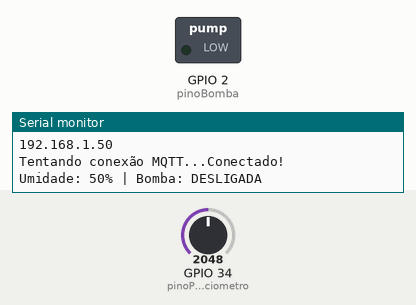
Bench run of a sketch on a simulated ESP32. On the bench: switched loads named in the sketch (green lamp = pin HIGH), the last lines printed to the serial monitor. The test bench sets the inputs (shaded band); at power-on: GPIO 34 (pinoPotenciometro) = 2048. WiFi joins after 1.5 s; servers stay silent unless stated; random numbers use the default seed unless the sketch sets one; no MQTT or app messages arrive unless stated.

Above: at 2.7 s.
2.8 s: GPIO 34 (pinoPotenciometro) set to 1282
5.5 s: GPIO 34 (pinoPotenciometro) set to 1197
At 6.0 s:
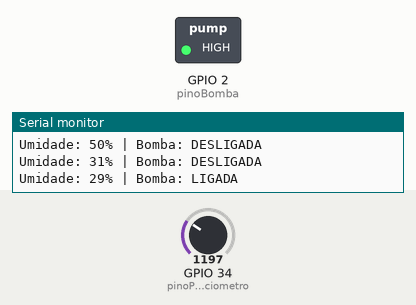
8.2 s: GPIO 34 (pinoPotenciometro) set to 2047
At 10.3 s:
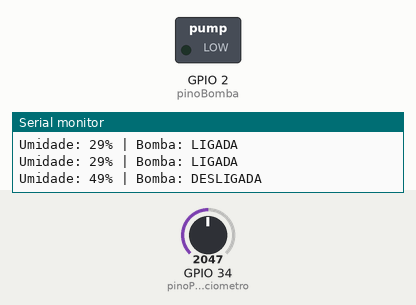
11.0 s: GPIO 34 (pinoPotenciometro) set to 1228
At 13.0 s:
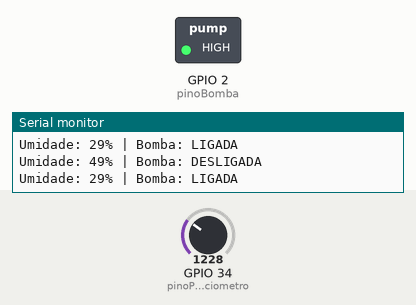
Timing chart, 0 to 14.5 s (numbered marks = the images above; inputs shaded):
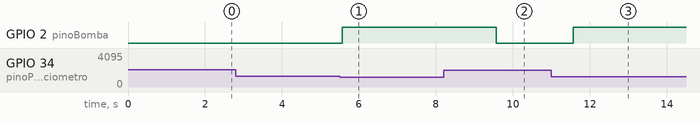

Measured:
- the behaviour switches between 1229 and 1228 on GPIO 34 (pinoPotenciometro) (found by bisection; images 0 and 1)
- after the input at 5.5 s, GPIO 2 (pinoBomba): LOW → HIGH after 0.07 s
- after the input at 8.2 s, GPIO 2 (pinoBomba): HIGH → LOW after 1.4 s
- after the input at 11.0 s, GPIO 2 (pinoBomba): LOW → HIGH after 0.57 s

The sketch:

sketch.ino
```cpp
#include <WiFi.h>
#include <PubSubClient.h>

// Configurações de WiFi
const char* ssid = "";// adicione o nome da sua rede WiFi
const char* password = ""; // adicione a senha da sua rede WiFi

// Configurações de MQTT
const char* mqtt_server = "mqtt-dashboard.com"; // Broker público para teste
const char* topic_sensor = "bananup/umidade";
const char* topic_atuador = "bananup/bomba";

WiFiClient espClient;
PubSubClient client(espClient);

// Pinos
const int pinoPotenciometro = 34; // Simula sensor de umidade
const int pinoBomba = 2;          // Simula a bomba de água (LED)

void setup() {
  Serial.begin(115200);
  pinMode(pinoBomba, OUTPUT);
  pinMode(pinoPotenciometro, INPUT);

  setup_wifi();
  client.setServer(mqtt_server, 1883);
}

void setup_wifi() {
  delay(10);
  Serial.println();
  Serial.print("Conectando em ");
  Serial.println(ssid);

  WiFi.begin(ssid, password);

  while (WiFi.status() != WL_CONNECTED) {
    delay(500);
    Serial.print(".");
  }

  Serial.println("");
  Serial.println("WiFi conectado");
  Serial.println("IP address: ");
  Serial.println(WiFi.localIP());
}

void reconnect() {
  while (!client.connected()) {
    Serial.print("Tentando conexão MQTT...");
    // ID do cliente aleatório
    String clientId = "ESP32Client-";
    clientId += String(random(0xffff), HEX);

    if (client.connect(clientId.c_str())) {
      Serial.println("Conectado!");
    } else {
      Serial.print("Falha, rc=");
      Serial.print(client.state());
      Serial.println(" tentando novamente em 5 segundos");
      delay(5000);
    }
  }
}

void loop() {
  if (!client.connected()) {
    reconnect();
  }
  client.loop();

  // Leitura do Sensor (Simulação)
  int valorAnalogico = analogRead(pinoPotenciometro);
  // Mapeia 0-4095 para 0-100%
  int umidade = map(valorAnalogico, 0, 4095, 0, 100);

  // Lógica de Controle (Borda)
  String statusBomba = "DESLIGADA";
  if (umidade < 30) { // Se umidade menor que 30%, liga a bomba
    digitalWrite(pinoBomba, HIGH);
    statusBomba = "LIGADA";
  } else {
    digitalWrite(pinoBomba, LOW);
  }

  // Publica no MQTT
  char msg[50];
  sprintf(msg, "%d", umidade);
  client.publish(topic_sensor, msg);

  // Debug Serial
  Serial.print("Umidade: ");
  Serial.print(umidade);
  Serial.print("% | Bomba: ");
  Serial.println(statusBomba);

  delay(2000); // Envia a cada 2 segundos
}
```
